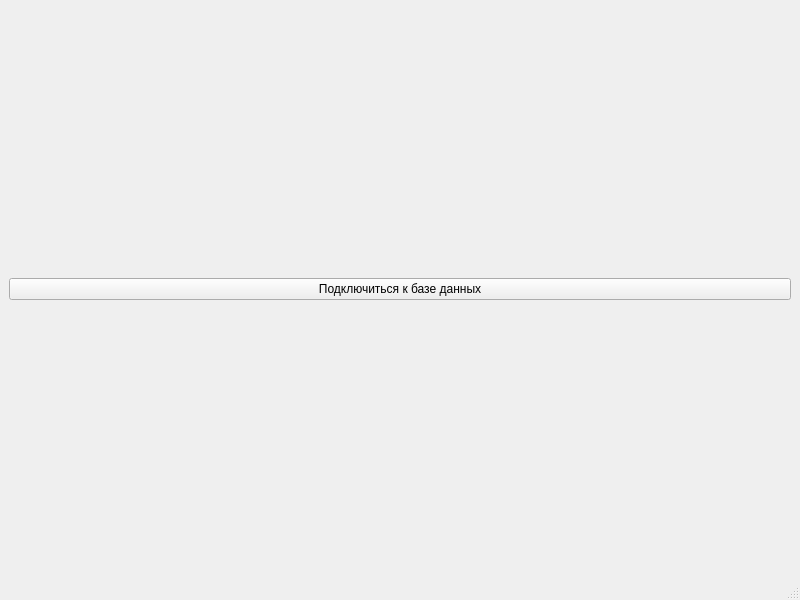
<?xml version="1.0" encoding="UTF-8"?>
<ui version="4.0">
 <class>MainWindow</class>
 <widget class="QMainWindow" name="MainWindow">
  <property name="geometry">
   <rect>
    <x>0</x>
    <y>0</y>
    <width>800</width>
    <height>600</height>
   </rect>
  </property>
  <property name="windowTitle">
   <string>MainWindow</string>
  </property>
  <widget class="QWidget" name="centralwidget">
   <layout class="QGridLayout" name="gridLayout_2">
    <item row="0" column="0">
     <widget class="QPushButton" name="pushButton">
      <property name="text">
       <string>Подключиться к базе данных</string>
      </property>
     </widget>
    </item>
   </layout>
  </widget>
  <widget class="QMenuBar" name="menubar">
   <property name="geometry">
    <rect>
     <x>0</x>
     <y>0</y>
     <width>800</width>
     <height>24</height>
    </rect>
   </property>
  </widget>
  <widget class="QStatusBar" name="statusbar"/>
 </widget>
 <resources/>
 <connections/>
</ui>
